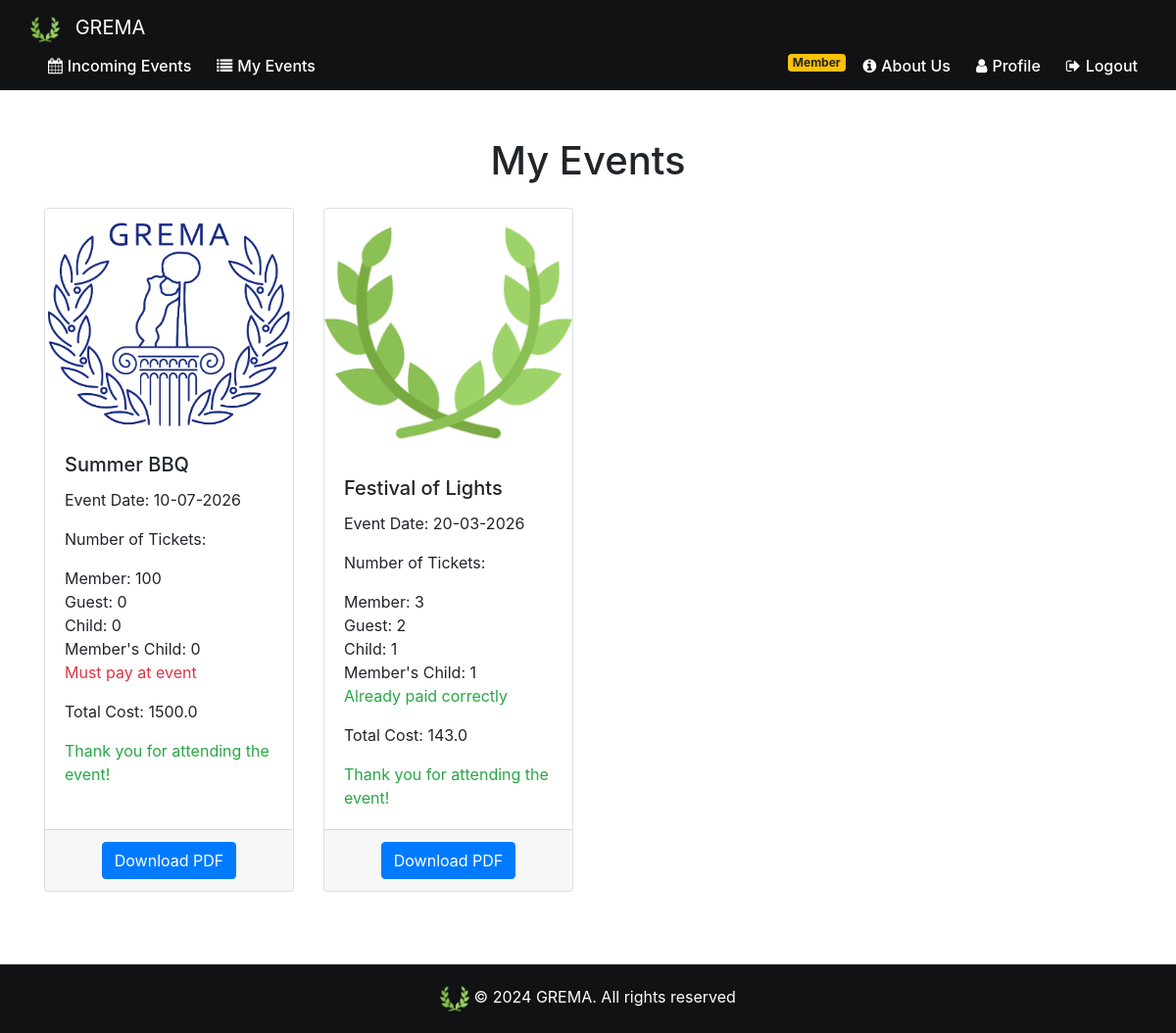
/my_events (signed in), run on the app's committed database.
### website/models.py (models this page shows)
class Event(db.Model):
    id = db.Column(db.Integer, primary_key=True)
    name= db.Column(db.String(80))
    date = db.Column(db.DateTime(timezone=True), default=func.current_date())
    max_guest_num = db.Column(db.Integer)
    member_price=db.Column(db.Float)
    member_child_price=db.Column(db.Float)
    guest_price=db.Column(db.Float)
    child_price=db.Column(db.Float)
    is_family_friendly=db.Column(db.Boolean)
    img_url=db.Column(db.String(300))
    description=db.Column(db.String(800))
    admin_id = db.Column(db.Integer, db.ForeignKey('admin.id'))

class Event_Attendance(db.Model):
    id = db.Column(db.Integer, primary_key=True)
    event_id = db.Column(db.Integer, db.ForeignKey('event.id'))
    user_id = db.Column(db.Integer, db.ForeignKey('user.id'))
    date = db.Column(db.DateTime(timezone=True), default=func.current_date())
    number_guest_tickets = db.Column(db.Integer)
    number_child_tickets = db.Column(db.Integer)
    number_member_tickets = db.Column(db.Integer)
    number_memberchild_tickets = db.Column(db.Integer)
    guests_names = db.Column(db.String(300))
    cash_payment_in_event=db.Column(db.Boolean)
    total_price= db.Column(db.Float)

### website/views.py (the view)
@views.route('/my_events', methods=['GET', 'POST'])
@login_required
def my_events():
    user_attendances = Event_Attendance.query.filter_by(user_id=current_user.id).all()
    events = [Event.query.get(attendance.event_id) for attendance in user_attendances]
    now = datetime.now()
    return render_template('my_events.html', user_attendances=user_attendances, events=events, user=current_user,now=now)

### website/views.py (called while the page is built)
@views.context_processor
def inject_membership():
    if current_user.is_authenticated:
        is_member = Fee.query.filter_by(user_fee=current_user.id, payed=True).first() is not None
    else:
        is_member = False
    return dict(is_member=is_member)

### website/templates/my_events.html (shortened to what this page needs)
{% extends "base.html" %}
{% block content %}
<br><br>
<div class="container">
    <h1 class="text-center mb-4">My Events</h1>
    {% if user_attendances|length == 0 %}
    <p class="text-center text-muted mb-4">You haven't signed up for any events yet.</p>
    {% else %}
    <div class="row row-cols-1 row-cols-md-4">
        {% for i in range(user_attendances|length) %}
        <div class="col mb-4">
            <div class="card h-100 div-hover">
                {% if events[i].img_url %}
                <img src="{{ events[i].img_url }}" class="card-img-top" alt="{{ events[i].name }}">
                {% else %}
                <img src="{{ url_for('static', filename='images/gremaLogo.png') }}" class="card-img-top"
                    alt="{{ events[i].name }}">
                {% endif %}
                <div class="card-body">
                    <h5 class="card-title">{{ events[i].name }}</h5>
                    <p class="card-text">Event Date: {{ events[i].date.strftime('%d-%m-%Y') }}</p>
                    <p class="card-text">Number of Tickets:</p>
                    <ul class="list-unstyled">
                        <li>Member: {{ user_attendances[i].number_member_tickets }}</li>
                        <li>Guest: {{ user_attendances[i].number_guest_tickets }}</li>
                        <li>Child: {{ user_attendances[i].number_child_tickets }}</li>
                        <li>Member's Child: {{ user_attendances[i].number_memberchild_tickets }}</li>
                        {%if user_attendances[i].cash_payment_in_event %}
                        <li><span class="text-danger">Must pay at event</span></li>
                        {%else%}
                        <li><span class="text-success">Already paid correctly</span></li>
                        {% endif%}
                    </ul>
                    <p class="card-text">Total Cost: {{ user_attendances[i].total_price }}</p>
                    {% if events[i].date < now %} <p class="card-text text-success mb-0">Thank you for attending the
                        event!</p>
                        {% else %}
                        <p class="card-text text-primary mb-0">See you there!</p>
                        {% endif %}
                </div>
                <div class="card-footer text-center">
                    <form action="{{ url_for('views.download_event_pdf', event_id=events[i].id) }}" method="post">
                        <button type="submit" class="btn btn-primary">Download PDF</button>
                    </form>
                </div>
            </div>
        </div>
        {% endfor %}
    </div>
    {% endif %}
</div>
{% endblock %}

### website/static/base.css (style rules this page uses)
html { position: relative; min-height: 100%; }
body { margin-bottom: 100px; margin: 0; padding: 0; }

### data on the page
Event: name "Summer BBQ", date "10-07-2026"
Event_Attendance: number_member_tickets "100", number_guest_tickets "0", number_child_tickets "0", number_memberchild_tickets "0", total_price "1500.0"
Event: img_url (picture), name "Festival of Lights", date "20-03-2026"
Event_Attendance: number_member_tickets "3", number_guest_tickets "2", number_child_tickets "1", number_memberchild_tickets "1", total_price "143.0"
